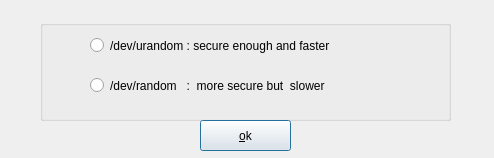
<?xml version="1.0" encoding="UTF-8"?>
<ui version="4.0">
 <class>rngselector</class>
 <widget class="QWidget" name="rngselector">
  <property name="geometry">
   <rect>
    <x>0</x>
    <y>0</y>
    <width>494</width>
    <height>158</height>
   </rect>
  </property>
  <property name="windowTitle">
   <string>select a device to use to generate random data</string>
  </property>
  <widget class="QGroupBox" name="groupBox">
   <property name="geometry">
    <rect>
     <x>40</x>
     <y>20</y>
     <width>411</width>
     <height>101</height>
    </rect>
   </property>
   <property name="title">
    <string/>
   </property>
   <widget class="QRadioButton" name="rbUrandom">
    <property name="geometry">
     <rect>
      <x>50</x>
      <y>10</y>
      <width>381</width>
      <height>31</height>
     </rect>
    </property>
    <property name="text">
     <string>/dev/urandom : secure enough and faster</string>
    </property>
   </widget>
   <widget class="QRadioButton" name="rbRandom">
    <property name="geometry">
     <rect>
      <x>50</x>
      <y>40</y>
      <width>361</width>
      <height>51</height>
     </rect>
    </property>
    <property name="text">
     <string>/dev/random   :  more secure but  slower</string>
    </property>
   </widget>
  </widget>
  <widget class="QPushButton" name="pbOk">
   <property name="geometry">
    <rect>
     <x>200</x>
     <y>120</y>
     <width>91</width>
     <height>31</height>
    </rect>
   </property>
   <property name="text">
    <string>&amp;ok</string>
   </property>
   <property name="autoDefault">
    <bool>false</bool>
   </property>
   <property name="default">
    <bool>true</bool>
   </property>
  </widget>
 </widget>
 <resources/>
 <connections/>
</ui>
